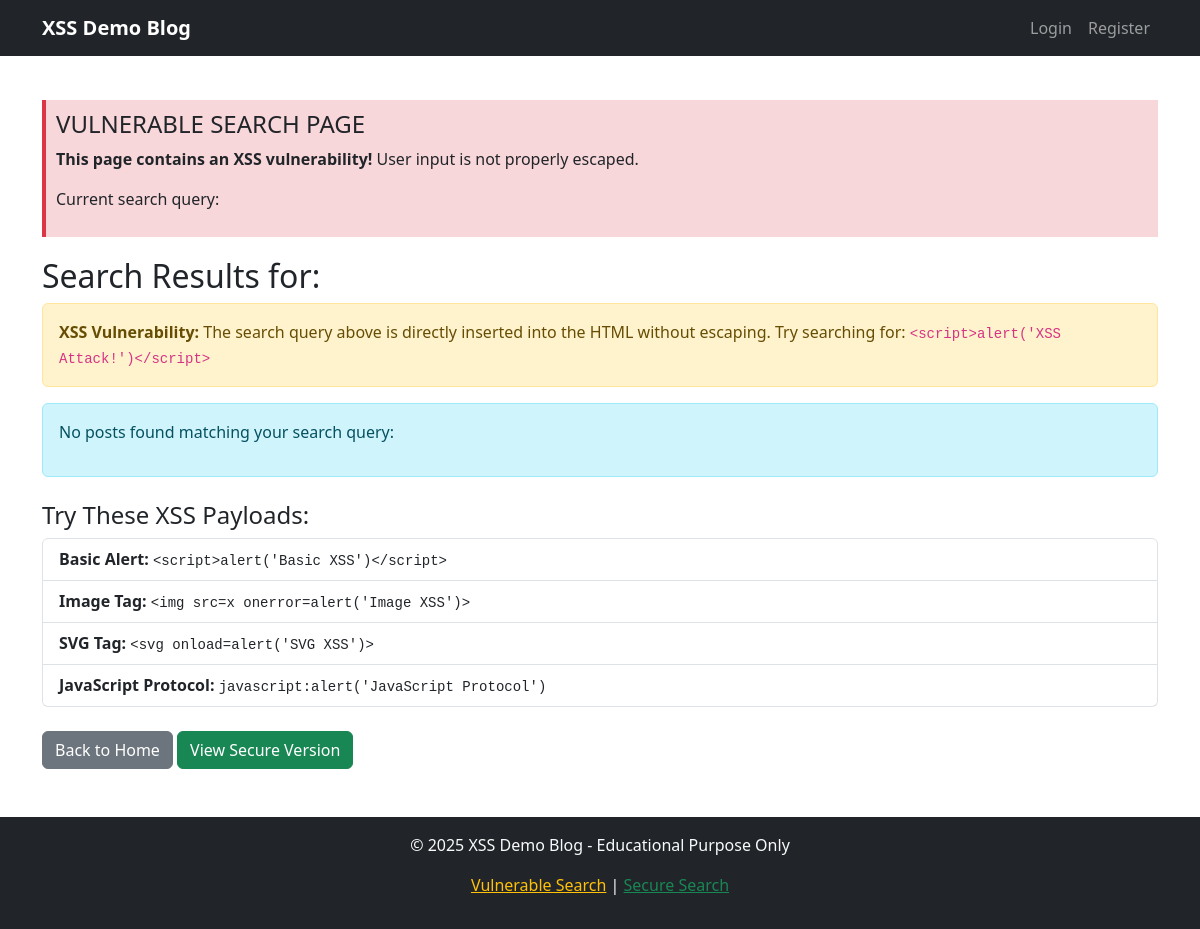
The app's page /vulnerable_search, older data.
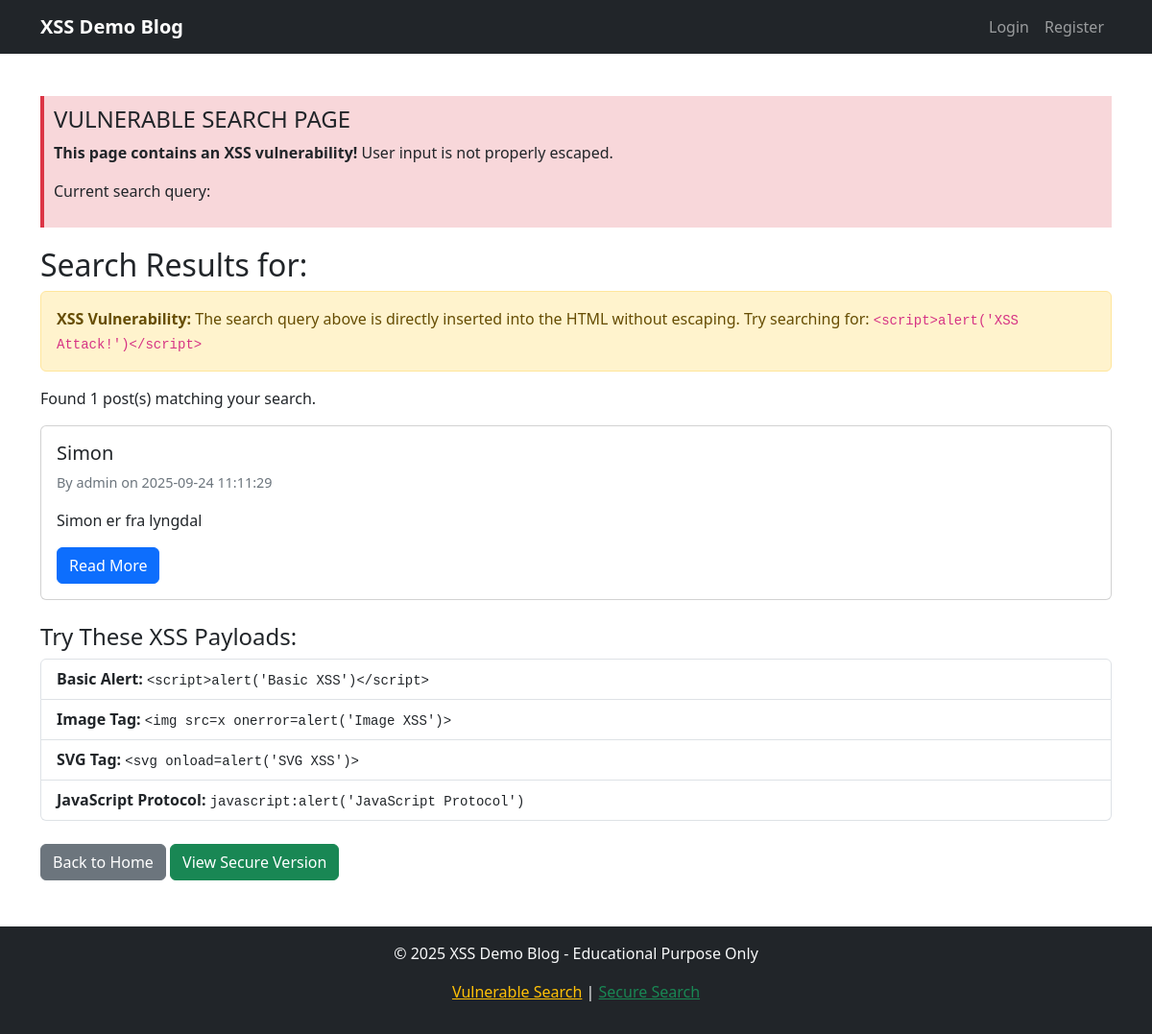
The same page, newer data.
### tables this page shows
CREATE TABLE posts
                 (id INTEGER PRIMARY KEY AUTOINCREMENT,
                  title TEXT NOT NULL,
                  content TEXT NOT NULL,
                  author_id INTEGER,
                  created_at TIMESTAMP DEFAULT CURRENT_TIMESTAMP,
                  FOREIGN KEY (author_id) REFERENCES users (id));

CREATE TABLE users
                 (id INTEGER PRIMARY KEY AUTOINCREMENT,
                  username TEXT UNIQUE NOT NULL,
                  password_hash TEXT NOT NULL,
                  email TEXT NOT NULL,
                  created_at TIMESTAMP DEFAULT CURRENT_TIMESTAMP);

### app.py (the view)
@app.route('/vulnerable_search')
def vulnerable_search():
    search_query = request.args.get('q', '')
    conn = get_db_connection()
    posts = conn.execute('''
        SELECT p.*, u.username
        FROM posts p
        JOIN users u ON p.author_id = u.id
        WHERE p.title LIKE ? OR p.content LIKE ?
        ORDER BY p.created_at DESC
    ''', (f'%{search_query}%', f'%{search_query}%')).fetchall()
    conn.close()
    return render_template('vulnerable_search.html', posts=posts, query=Markup(search_query))

### app.py (called while the page is built)
def get_db_connection():
    conn = sqlite3.connect('blog.db')
    conn.row_factory = sqlite3.Row
    return conn

### templates/vulnerable_search.html (shortened to what this page needs)
{% extends "base.html" %}
{% block content %}
<div class="row">
    <div class="col-md-12">
        <div class="vulnerability-info">
            <h4> VULNERABLE SEARCH PAGE</h4>
            <p><strong>This page contains an XSS vulnerability!</strong> User input is not properly escaped.</p>
            <p>Current search query: <strong>{{ query }}</strong></p>
        </div>
        <h2>Search Results for: {{ query }}</h2>
        <div class="alert alert-warning">
            <strong>XSS Vulnerability:</strong> The search query above is directly inserted into the HTML without escaping.
            Try searching for: <code>&lt;script&gt;alert('XSS Attack!')&lt;/script&gt;</code>
        </div>
        {% if posts %}
            <p>Found {{ posts|length }} post(s) matching your search.</p>
            {% for post in posts %}
                <div class="card mb-4">
                    <div class="card-body">
                        <h5 class="card-title">{{ post.title }}</h5>
                        <p class="post-meta">By {{ post.username }} on {{ post.created_at }}</p>
                        <p class="card-text">{{ post.content[:200] }}{% if post.content|length > 200 %}...{% endif %}</p>
                        <a href="{{ url_for('view_post', post_id=post.id) }}" class="btn btn-primary">Read More</a>
                    </div>
                </div>
            {% endfor %}
        {% else %}
            <div class="alert alert-info">
                <p>No posts found matching your search query: <strong>{{ query }}</strong></p>
            </div>
        {% endif %}
        <div class="mt-4">
            <h4>Try These XSS Payloads:</h4>
            <div class="list-group">
                <a href="?q=<script>alert('Basic XSS')</script>" class="list-group-item list-group-item-action">
                    <strong>Basic Alert:</strong> <code>&lt;script&gt;alert('Basic XSS')&lt;/script&gt;</code>
                </a>
                <a href="?q=<img src=x onerror=alert('Image XSS')>" class="list-group-item list-group-item-action">
                    <strong>Image Tag:</strong> <code>&lt;img src=x onerror=alert('Image XSS')&gt;</code>
                </a>
                <a href="?q=<svg onload=alert('SVG XSS')>" class="list-group-item list-group-item-action">
                    <strong>SVG Tag:</strong> <code>&lt;svg onload=alert('SVG XSS')&gt;</code>
                </a>
                <a href="?q=javascript:alert('JavaScript Protocol')" class="list-group-item list-group-item-action">
                    <strong>JavaScript Protocol:</strong> <code>javascript:alert('JavaScript Protocol')</code>
                </a>
            </div>
        </div>
        <div class="mt-4">
            <a href="{{ url_for('index') }}" class="btn btn-secondary">Back to Home</a>
            <a href="/secure_search?q={{ request.args.get('q', '') }}" class="btn btn-success">View Secure Version</a>
        </div>
    </div>
</div>
{% endblock %}

### templates/base.html (shortened to what this page needs)
<!DOCTYPE html>
<html lang="en">
<head>
    <link href="https://cdnjs.cloudflare.com/ajax/libs/bootstrap/5.3.0/css/bootstrap.min.css" rel="stylesheet">
</head>
<body>
    <nav class="navbar navbar-expand-lg navbar-dark bg-dark">
        <div class="container">
            <a class="navbar-brand" href="{{ url_for('index') }}">XSS Demo Blog</a>
            <div class="navbar-nav ms-auto">
                {% if session.username %}
                    <a class="nav-link" href="{{ url_for('create_post') }}">Create Post</a>
                    <span class="navbar-text me-3">Hello, {{ session.username }}!</span>
                    <a class="nav-link" href="{{ url_for('logout') }}">Logout</a>
                {% else %}
                    <a class="nav-link" href="{{ url_for('login') }}">Login</a>
                    <a class="nav-link" href="{{ url_for('register') }}">Register</a>
                {% endif %}
            </div>
        </div>
    </nav>
    <div class="container mt-4">
        {% block content %}{% endblock %}
    </div>
    <footer class="bg-dark text-light text-center py-3 mt-5">
        <div class="container">
            <p>&copy; 2025 XSS Demo Blog - Educational Purpose Only</p>
            <p>
                <a href="/vulnerable_search?q=test" class="text-warning">Vulnerable Search</a> |
                <a href="/secure_search?q=test" class="text-success">Secure Search</a>
            </p>
        </div>
    </footer>
</body>
</html>

### templates/base.html (style rules this page uses)
.navbar-brand { font-weight: bold; }
.post-meta { color: #6c757d; font-size: 0.9em; }
.vulnerability-info { background-color: #f8d7da; border-left: 4px solid #dc3545; padding: 10px; margin: 20px 0; }

Row changes from the older to the newer data that the page shows:
added posts: title "Simon", username "admin", created_at "2025-09-24 11:11:29", content "Simon er fra lyngdal"
Text that changed along with them:
{{ posts|length }}: (not shown) → "1"
text no longer shown: "No posts found matching your search query:"
text now shown: "Found post(s) matching your search."
